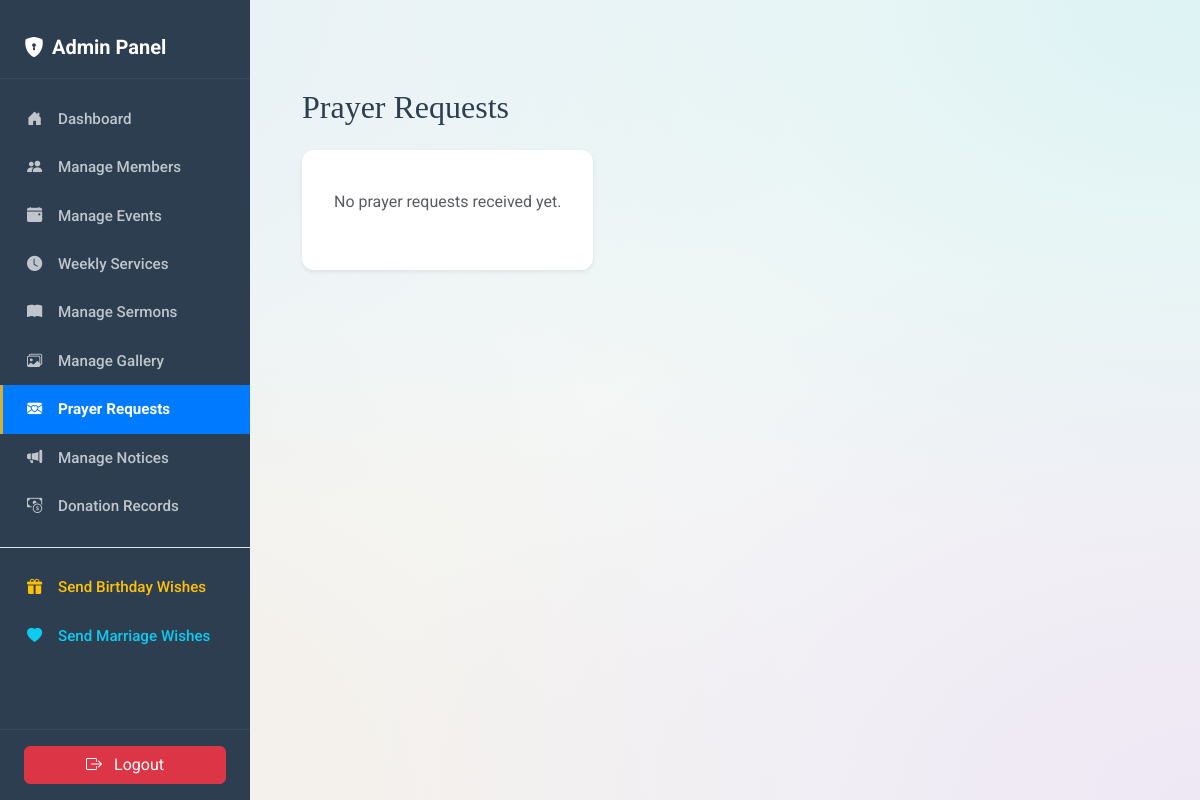
Before: /admin/prayers (signed in) with the older database file.
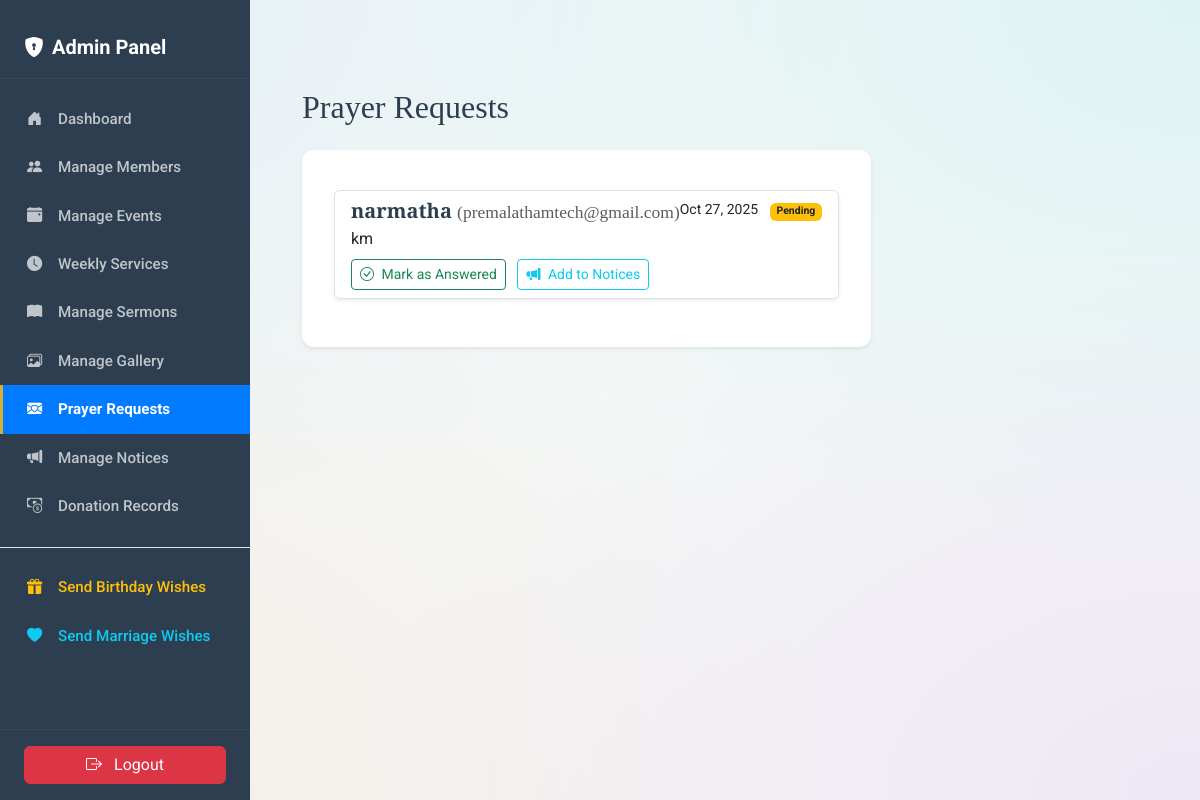
After: the same page with the newer database file.
### app.py (models this page shows)
class PrayerRequest(db.Model):
    id = db.Column(db.Integer, primary_key=True)
    name = db.Column(db.String(100), nullable=False)
    email = db.Column(db.String(120), nullable=True)
    message = db.Column(db.Text, nullable=False)
    submitted_at = db.Column(db.DateTime, default=datetime.utcnow, nullable=False)
    is_answered = db.Column(db.Boolean, default=False, nullable=False)

### app.py (the view)
@app.route('/admin/prayers')
@admin_required
def admin_prayers():
    try: reqs = PrayerRequest.query.order_by(PrayerRequest.is_answered.asc(), PrayerRequest.submitted_at.desc()).all()
    except Exception as e: reqs = []; flash(f'Error: {e}', 'danger'); print(f"Admin Prayers error: {e}")
    return render_template('admin/prayers.html', requests=reqs)

### app.py (called while the page is built)
def is_admin():
    admin_id = session.get('admin_id')
    if admin_id and db.inspect(db.engine).has_table('user'):
        return User.query.get(admin_id) is not None
    return False

def admin_required(f):
    @wraps(f)
    def decorated_function(*args, **kwargs):
        if not is_admin(): flash('Login required.', 'warning'); return redirect(url_for('admin_login', next=request.url))
        return f(*args, **kwargs)
    return decorated_function

### templates/admin/prayers.html (shortened to what this page needs)
{% extends "admin/admin_layout.html" %}
{% block admin_content %}
<div class="container my-5">
    <h1 class="h2 mb-4">Prayer Requests</h1>
    <div class="card shadow-sm">
        <div class="card-body">
            {% if requests %}
            <div class="list-group">
                {% for req in requests %}
                <div class="list-group-item list-group-item-action flex-column align-items-start mb-2 border rounded shadow-sm {% if req.is_answered %}list-group-item-light text-muted{% endif %}">
                    <div class="d-flex w-100 justify-content-between">
                        <h5 class="mb-1">
                            {{ req.name }}
                            {% if req.email %}
                            <small class="text-muted fw-normal">({{ req.email }})</small>
                            {% endif %}
                        </h5>
                        <small title="{{ req.submitted_at.strftime('%Y-%m-%d %H:%M:%S') }}">
                            {{ req.submitted_at.strftime('%b %d, %Y') }}
                            {% if req.is_answered %}
                                <span class="badge bg-success ms-2">Answered</span>
                            {% else %}
                                <span class="badge bg-warning text-dark ms-2">Pending</span>
                            {% endif %}
                        </small>
                    </div>
                    <p class="mb-2">{{ req.message | safe }}</p>
                    <small>
                         <a href="{{ url_for('toggle_prayer_answered', id=req.id) }}" class="btn btn-sm {% if req.is_answered %}btn-outline-secondary{% else %}btn-outline-success{% endif %} me-2">
                             <i class="bi {% if req.is_answered %}bi-check-circle-fill{% else %}bi-check-circle{% endif %} me-1"></i>
                             Mark as {% if req.is_answered %}Unanswered{% else %}Answered{% endif %}
                         </a>
                         <a href="{{ url_for('prayer_to_notice', id=req.id) }}" class="btn btn-sm btn-outline-info"
                            onclick="return confirm('Add this prayer request to the public home page notices?')">
                             <i class="bi bi-megaphone-fill me-1"></i> Add to Notices
                         </a>
                         </small>
                </div>
                {% endfor %}
            </div>
            {% else %}
            <p class="text-center text-muted">No prayer requests received yet.</p>
            {% endif %}
        </div>
    </div>
</div>
{% endblock admin_content %}

Changed rows visible on the page:
added PrayerRequest: name "narmatha", email "premalathamtech@gmail.com", submitted_at "Oct 27, 2025", is_answered "Pending", message "km"
Other visible differences:
text no longer shown: "No prayer requests received yet."
